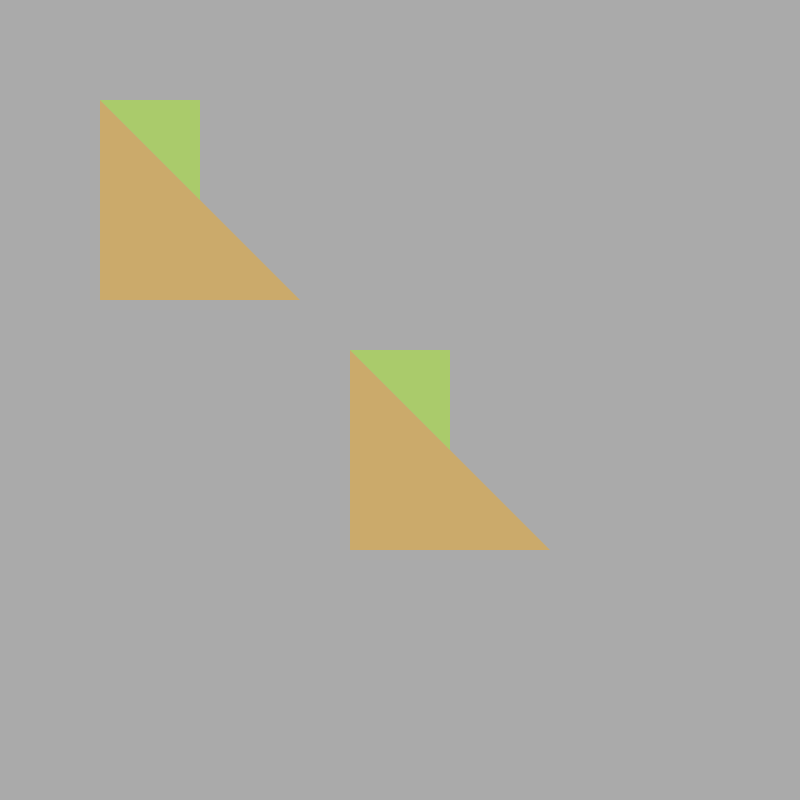
Frame 1 (no input)
Frame 60 (the mouse pressed at the canvas centre just before this capture): identical to frame 1, image omitted
Frame 120 (the mouse held since frame 60 and released just before this capture): identical to frame 1, image omitted

The Processing sketch that drew this single still picture (run headless with seeded random() and noise(); from frame 60 on, the mouse is pressed at the canvas centre):

// Processing sketch: Lab2A_Elijah_Story
// ── Lab2A_Elijah_Story.pde
//Lab2A
//Elijah Story
//September 18, 2020
//NMD211

//Goals:
//  -Creating an object
//  -Scale an object

// Issues:

//File contains:
//  -Minimum of 3 objects
//  -an example of a scaled object


triShape tri1 = new triShape(250,250);
triShape tri2 = new triShape(500,500);
  
void setup(){
  size(800,800);
  noStroke();  //removes outlines
}

//Class that makes the triShape
class triShape{
  float x, y;
  triShape(float startX, float startY){ //Initialize the variables used
    x = startX;
    y = startY;
  }
  
  //Draw the two triangles used in the class
  void display(){
    fill(255, 170, 10, 100);
    triangle(x-150,y-150,x-150,y+50,y+50,y+50);
  
    fill(170, 255, 10, 100);
    triangle(x-50,y-50,x-50,y-150,x-150,y-150);
  }
  
}

void draw(){
  background(170);
  tri1.display();     //displays both objects
  tri2.display();
  fill(0);
}
